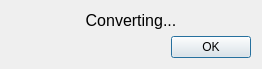
<?xml version="1.0" encoding="UTF-8"?>
<ui version="4.0">
 <class>ConvertingDialog</class>
 <widget class="QDialog" name="ConvertingDialog">
  <property name="geometry">
   <rect>
    <x>0</x>
    <y>0</y>
    <width>260</width>
    <height>64</height>
   </rect>
  </property>
  <property name="windowTitle">
   <string>Converting...</string>
  </property>
  <layout class="QGridLayout" name="gridLayout">
   <item row="0" column="0">
    <layout class="QVBoxLayout" name="verticalLayout">
     <item>
      <widget class="QLabel" name="label">
       <property name="sizePolicy">
        <sizepolicy hsizetype="Expanding" vsizetype="Preferred">
         <horstretch>0</horstretch>
         <verstretch>0</verstretch>
        </sizepolicy>
       </property>
       <property name="minimumSize">
        <size>
         <width>240</width>
         <height>0</height>
        </size>
       </property>
       <property name="baseSize">
        <size>
         <width>240</width>
         <height>0</height>
        </size>
       </property>
       <property name="font">
        <font>
         <pointsize>12</pointsize>
        </font>
       </property>
       <property name="locale">
        <locale language="English" country="UnitedStates"/>
       </property>
       <property name="text">
        <string>Converting...</string>
       </property>
       <property name="alignment">
        <set>Qt::AlignCenter</set>
       </property>
      </widget>
     </item>
     <item>
      <widget class="QDialogButtonBox" name="buttonBox">
       <property name="orientation">
        <enum>Qt::Horizontal</enum>
       </property>
       <property name="standardButtons">
        <set>QDialogButtonBox::Ok</set>
       </property>
      </widget>
     </item>
    </layout>
   </item>
  </layout>
 </widget>
 <resources/>
 <connections>
  <connection>
   <sender>buttonBox</sender>
   <signal>accepted()</signal>
   <receiver>ConvertingDialog</receiver>
   <slot>accept()</slot>
   <hints>
    <hint type="sourcelabel">
     <x>248</x>
     <y>254</y>
    </hint>
    <hint type="destinationlabel">
     <x>157</x>
     <y>274</y>
    </hint>
   </hints>
  </connection>
  <connection>
   <sender>buttonBox</sender>
   <signal>rejected()</signal>
   <receiver>ConvertingDialog</receiver>
   <slot>reject()</slot>
   <hints>
    <hint type="sourcelabel">
     <x>316</x>
     <y>260</y>
    </hint>
    <hint type="destinationlabel">
     <x>286</x>
     <y>274</y>
    </hint>
   </hints>
  </connection>
 </connections>
</ui>
